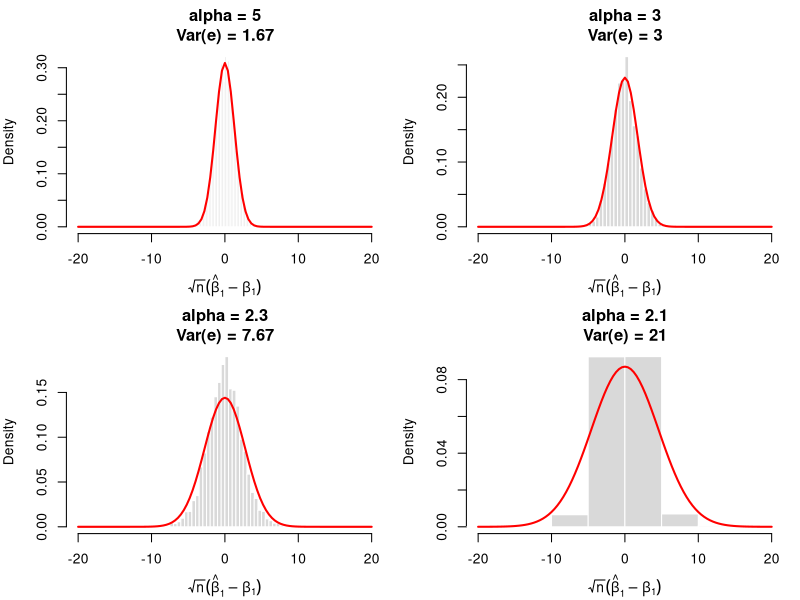
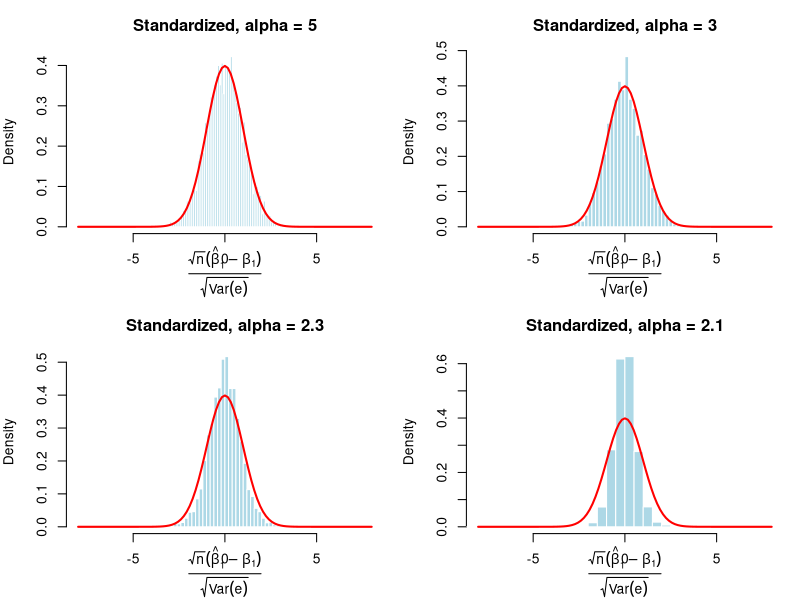

The R script that drew these images, in order:
# ------------------------------------------------------------
# OLS under heavy-tailed double-Pareto errors
# Goal:
# Show that when alpha gets close to 2, the normal approximation
# for the OLS slope becomes poor because extreme errors dominate.
# ------------------------------------------------------------

set.seed(123)

# -----------------------------
# Simulation parameters
# -----------------------------
R <- 5000                 # number of Monte Carlo replications
n <- 200                  # sample size in each replication
beta0 <- 1
beta1 <- 2

# Different tail parameters
alpha_grid <- c(5, 3, 2.3, 2.1)

# -----------------------------
# Function to generate
# symmetric double-Pareto draws
# with density proportional to |e|^(-alpha-1), |e| >= 1
#
# If U ~ Uniform(0,1), then W = U^(-1/alpha) has Pareto(alpha)
# support on [1, infinity).
# Add a random sign for symmetry.
# -----------------------------
rdoublepareto <- function(n, alpha) {
  signs <- sample(c(-1, 1), size = n, replace = TRUE)
  mags  <- runif(n)^(-1 / alpha)
  signs * mags
}

# -----------------------------
# Storage
# -----------------------------
results <- vector("list", length(alpha_grid))
names(results) <- paste0("alpha=", alpha_grid)

# -----------------------------
# Monte Carlo loop
# -----------------------------
for (j in seq_along(alpha_grid)) {
  
  alpha <- alpha_grid[j]
  
  # Theoretical variance of e when alpha > 2
  var_e <- alpha / (alpha - 2)
  
  bhat <- numeric(R)
  zhat <- numeric(R)      # usual CLT-style standardized statistic
  bhat_raw <- numeric(R)
  
  for (r in 1:R) {
    
    # Regressor
    X <- rnorm(n, mean = 0, sd = 1)
    
    # Heavy-tailed error
    e <- rdoublepareto(n, alpha)
    
    # Outcome
    Y <- beta0 + beta1 * X + e
    
    # OLS with intercept
    fit <- lm(Y ~ X)
    b1hat <- coef(fit)[2]
    
    bhat_raw[r] <- b1hat
    bhat[r] <- sqrt(n) * (b1hat - beta1)
    
    # Standardize by asymptotic sd implied by finite variance formula
    # Since Var(X)=1 here, asymptotic variance is proportional to Var(e)
    zhat[r] <- sqrt(n) * (b1hat - beta1) / sqrt(var_e)
  }
  
  results[[j]] <- list(
    alpha = alpha,
    var_e = var_e,
    bhat = bhat,
    zhat = zhat,
    bhat_raw = bhat_raw
  )
}

# ------------------------------------------------------------
# Plot 1:
# Histogram of sqrt(n)(bhat - beta1)
# As alpha approaches 2, dispersion explodes and tails dominate
# ------------------------------------------------------------
par(mfrow = c(2, 2), mar = c(4, 4, 3, 1))

for (j in seq_along(results)) {
  
  obj <- results[[j]]
  
  hist(obj$bhat,
       breaks = 60,
       freq = FALSE,
       col = "gray85",
       border = "white",
       main = paste0("alpha = ", obj$alpha,
                     "\nVar(e) = ", round(obj$var_e, 2)),
       xlab = expression(sqrt(n) * (hat(beta)[1] - beta[1])),
       xlim = c(-20, 20))
  
  # Overlay normal with matching asymptotic variance
  curve(dnorm(x, mean = 0, sd = sqrt(obj$var_e)),
        add = TRUE, col = "red", lwd = 2)
}

# ------------------------------------------------------------
# Plot 2:
# Standardized statistic:
# sqrt(n)(bhat - beta1) / sqrt(Var(e))
# If normal approximation were good, this would look close to N(0,1)
# ------------------------------------------------------------
par(mfrow = c(2, 2), mar = c(4, 4, 3, 1))

for (j in seq_along(results)) {
  
  obj <- results[[j]]
  
  hist(obj$zhat,
       breaks = 60,
       freq = FALSE,
       col = "lightblue",
       border = "white",
       main = paste0("Standardized, alpha = ", obj$alpha),
       xlab = expression(frac(sqrt(n) * (hat(beta)[1] - beta[1]),
                              sqrt(Var(e)))),
       xlim = c(-8, 8))
  
  curve(dnorm(x, mean = 0, sd = 1),
        add = TRUE, col = "red", lwd = 2)
}

# ------------------------------------------------------------
# Optional numerical summaries
# Compare empirical moments and tail behavior
# ------------------------------------------------------------
summary_table <- data.frame(
  alpha = sapply(results, function(x) x$alpha),
  var_e = sapply(results, function(x) x$var_e),
  sd_sqrt_n_error = sapply(results, function(x) sd(x$bhat)),
  sd_standardized = sapply(results, function(x) sd(x$zhat)),
  p_large_standardized = sapply(results, function(x) mean(abs(x$zhat) > 2))
)

print(summary_table)
